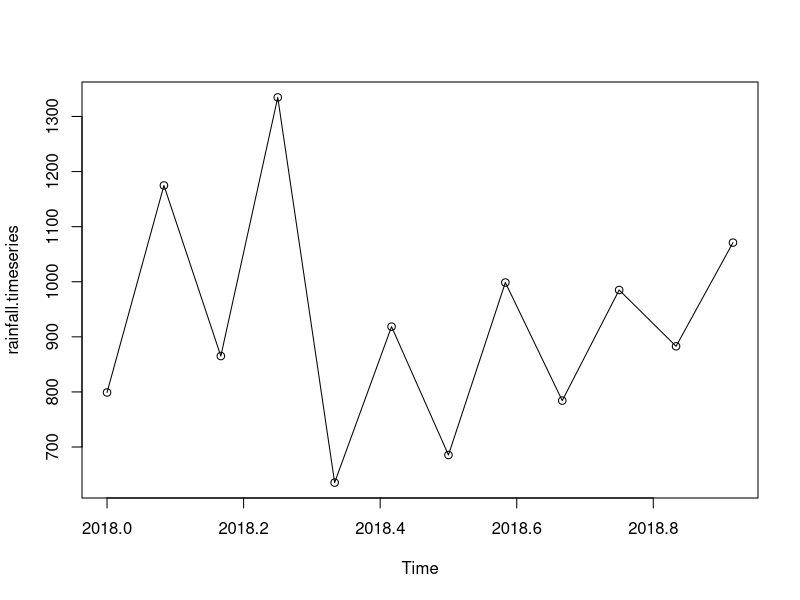
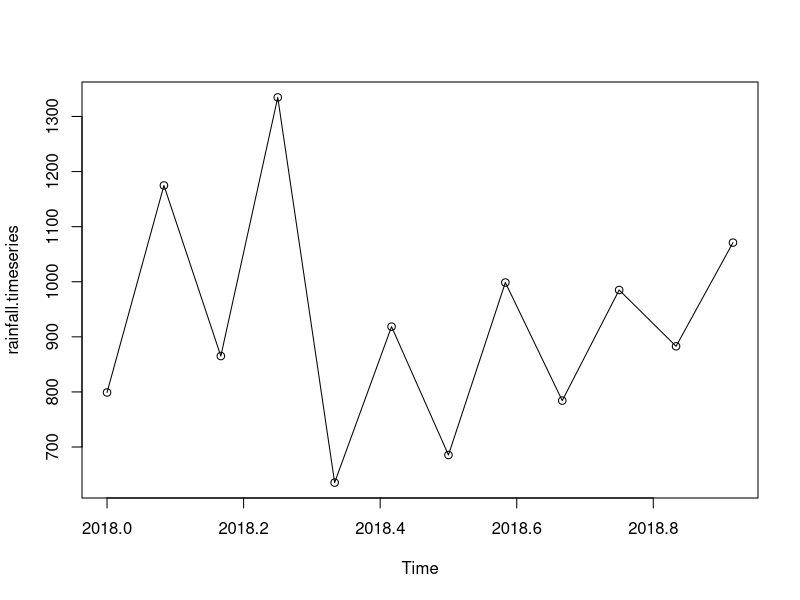

These charts were generated, in order, by the following R code:
# Get the data points in form of a R vector.
rainfall <- c(799,1174.8,865.1,1334.6,635.4,918.5,685.5,998.6,784.2,985,882.8,1071)
# Convert it to a time series object.
rainfall.timeseries <- ts(rainfall,start = c(2018,1),frequency = 12)
# Print the timeseries data.
print(rainfall.timeseries)
# Give the chart file a name.
png(file = "rainfall.png")
# Plot a graph of the time series.
plot(rainfall.timeseries,type = "o")
# Save the file.
dev.off()

# Give the chart file a name.
png(file = "rainfall.png")


# Get the data points in form of a R vector.
rainfall <- c(799,1174.8,865.1,1334.6,635.4,918.5,685.5,998.6,784.2,985,882.8,1071)
# Convert it to a time series object.
rainfall.timeseries <- ts(rainfall,start = c(2018,1),frequency = 12)
# Print the timeseries data.
print(rainfall.timeseries)
# Plot a graph of the time series.
plot(rainfall.timeseries,type = "o")
# Give the chart file a name.
png(file = "rainfall.png")
# Save the file.
dev.off()